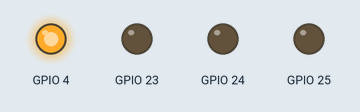
The program below on a simulated Raspberry Pi (BCM pin numbers). Shown: output pins drawn as LEDs (lit = HIGH). What the program prints to the terminal is not drawn.

Above: at 0.05 s.
At 0.35 s:
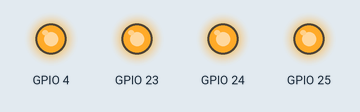
At 0.75 s:
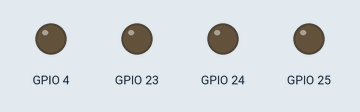
At 1.45 s:
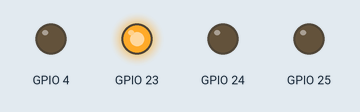
At 2.15 s:
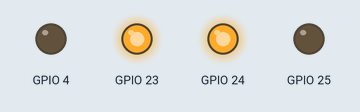
At 2.85 s:
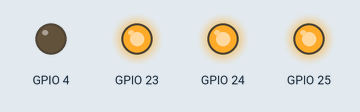
Timing chart, 0 to 3.1 s (numbered marks = the images above):
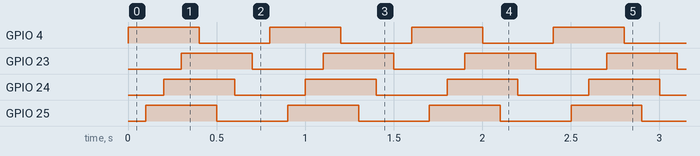

The program:

LED.py
```python
#!/usr/bin/env python
import time
import RPi.GPIO as GPIO

# Declare some variables to hold the GPIO numbers of the LEDs
red = 4
green = 25
blue = 24
yellow = 23
leds = [ red, green, blue, yellow ]

# Number of seconds to wait
waitTime = 0.1

# Set the BCM numbering scheme for the GPIO
GPIO.setmode(GPIO.BCM)

# Set all of the GPIO pins for the LEDs as output pins
# and make sure that they are off
for led in leds:
  GPIO.setup(led,GPIO.OUT) # Set the GPIO as an output connection
  GPIO.output(led,0)  # Switch the LED off

# Use a try-except statement to allow CTRL-C
try:

  print("Now looping through the LEDs.")
  print("Type CTRL-C to quit the loop")

  # Now cycle through the colours
  while True:
    for led in leds:
      GPIO.output(led,1) # Switch the LED on
      time.sleep(waitTime) # Wait to allow the colour to be seen
    for led in leds:
      GPIO.output(led,0) # Switch the LED off
      time.sleep(waitTime) # Wait to allow the eye to notice

# If someone presses CTRL-C, then clean up the GPIO
except KeyboardInterrupt:
  GPIO.cleanup()
```

Measured:
- by itself, GPIO 4, GPIO 23–25: alternates HIGH for 0.40 s and LOW for 0.40 s
- by itself, everything shown: repeats every 0.80 s, in 8 steps
